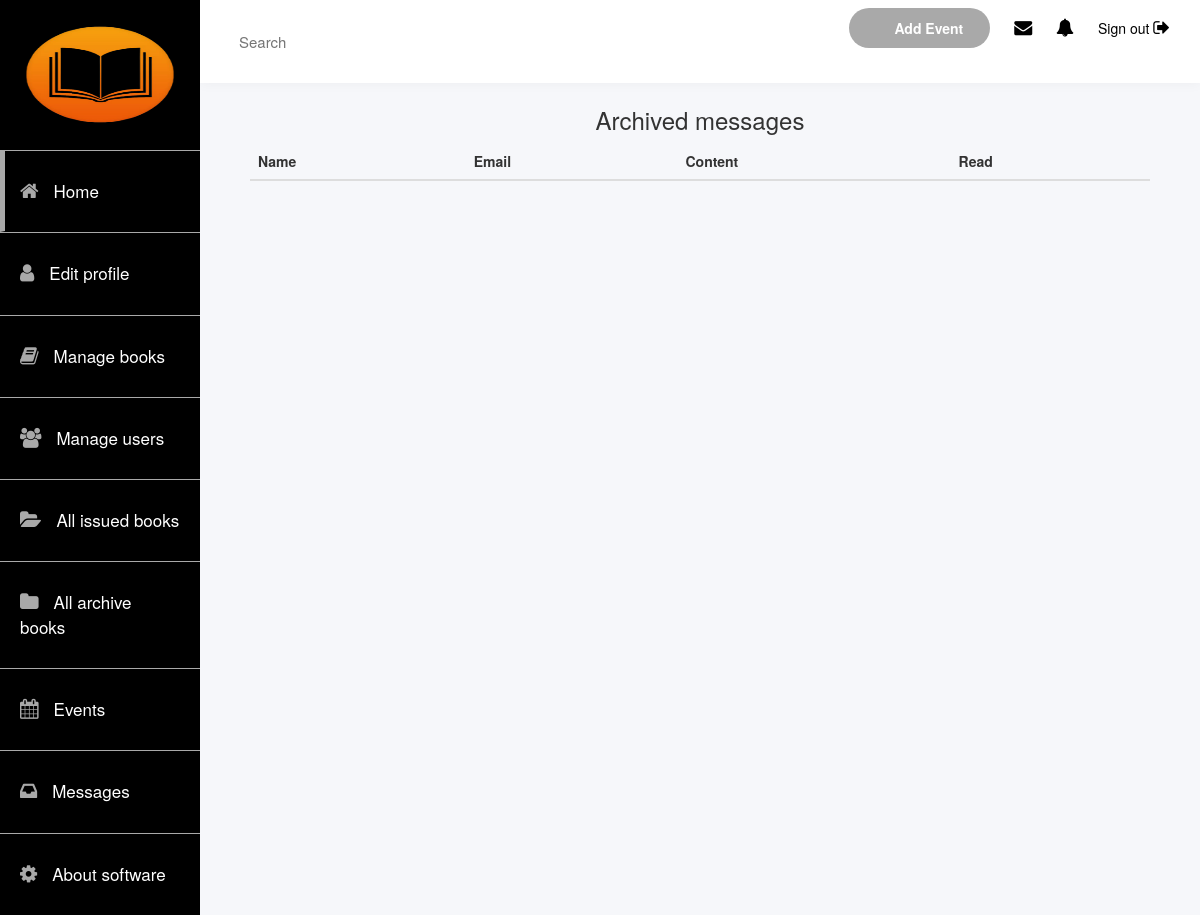
/library/messages/, run on an earlier commit of the app's database.
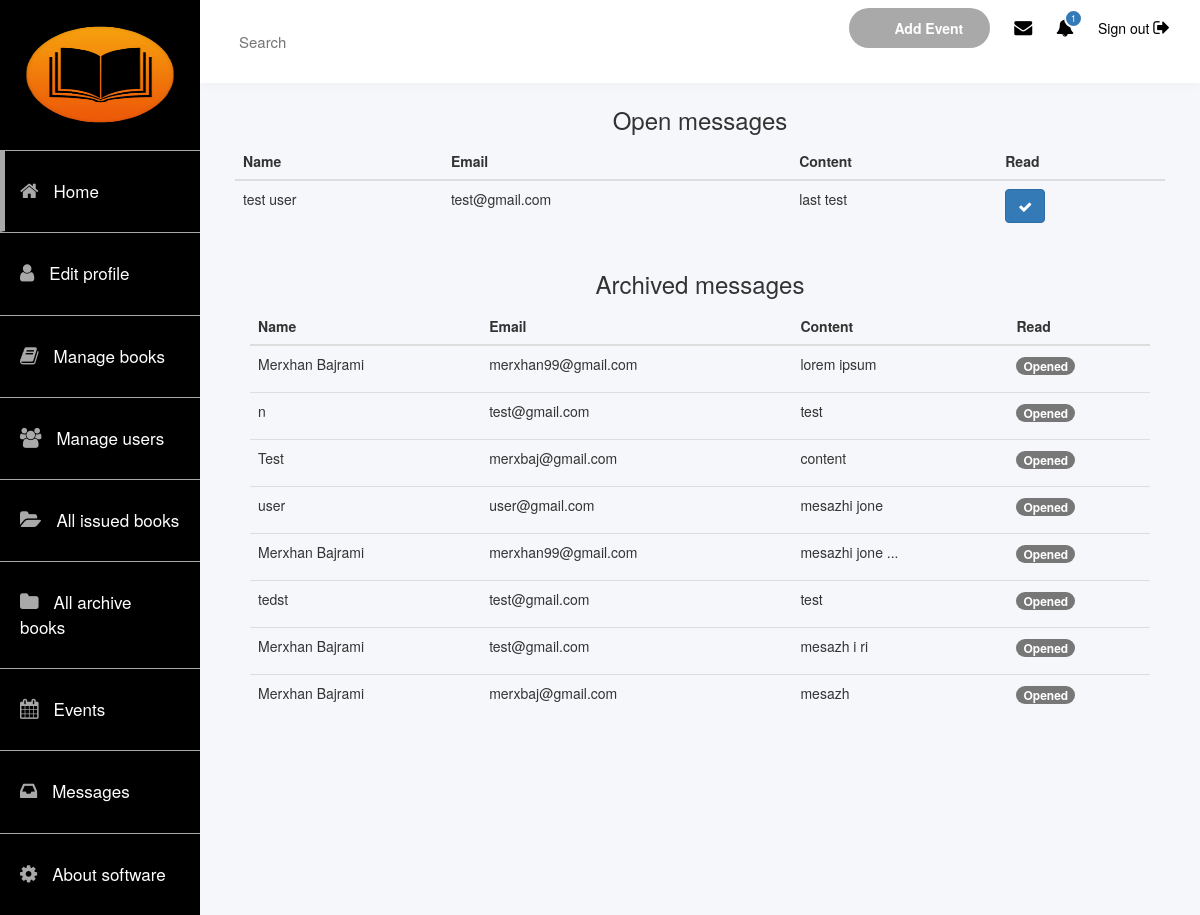
And on a later commit of the database.
### app/models.py (models this page shows, shortened)
class Message(models.Model):
    name = models.CharField(max_length=200)
    email = models.EmailField(max_length=200)
    content = models.CharField(max_length=2000)
    marked = models.BooleanField(default=False)

### app/views.py (the view)
# urls.py: path('messages/', views.message, name="messages"),
def message(request):
    unread = Message.objects.filter(marked=False).all()
    m = Message.objects.filter(marked=False).count()
    all = Message.objects.filter(marked=True).order_by("marked")
    user = User.objects.filter(username=request.session.get('username')).first()
    inbox = alert.objects.filter(user=user, is_read=False)
    context = {
        'unread': unread,
        'all': all,
        'length':m,
        'total_inbox':len(inbox),
    }
    return render(request, 'admin_messages.html', context=context)

### app/templates/admin_messages.html
{% extends 'admin.html' %}
{% block content %}
        <div class="user-dashboard">
                        <div class="row mb-5">
                            {% if unread %}
                            <h3 style="text-align: center;">Open messages</h3>
                            <div class="col-md-12 col-sm-12 col-xs-12 gutter">
                                <table class="table">
                                      <thead class="thead">
                                        <tr>
                                          <th scope="col">Name</th>
                                          <th scope="col">Email</th>
                                          <th scope="col">Content</th>
                                          <th scope="col">Read</th>
                                        </tr>
                                      </thead>
                                      <tbody>
                                      {% for m in unread %}
                                        <tr>
                                          <td>{{m.name}}</td>
                                          <td>{{m.email}}</td>
                                            <td><p >{{m.content}}</p></td>
                                            <td>
                                                {% if not m.marked %}
                                              <a href="{% url 'read_message' m.id %}" class="btn btn-primary">
                                                  <i class="fa fa-check"></i>
                                              </a>
                                              {% else %}
                                                <span class="badge bg-primary">Opened</span>
                                              {% endif %}
                                            </td>
                                        </tr>
                                      {% endfor %}
                                      </tbody>
                                    </table>
                            </div>
                            {% endif %}
                        </div>
                            <h3 style="text-align: center;" class="mt-4">Archived messages</h3>
                            <div class="col-md-12 col-sm-12 col-xs-12 gutter mt-4">
                                <table class="table">
                                      <thead class="thead">
                                        <tr>
                                          <th scope="col">Name</th>
                                          <th scope="col">Email</th>
                                          <th scope="col">Content</th>
                                           <th scope="col"> Read </th>
                                        </tr>
                                      </thead>
                                      <tbody>
                                      {% for m in all %}
                                        <tr>
                                          <td>{{m.name}}</td>
                                          <td>{{m.email}}</td>
                                          <td><p >{{m.content}}</p></td>
                                          <td>
                                              <span class="badge bg-primary">Opened</span>
                                          </td>
                                        </tr>
                                      {% endfor %}
                                      </tbody>
                                    </table>
                            </div>
        </div>
{% endblock %}

What changed in the data, as far as the page shows it:
added Message: name "test user", email "test@gmail.com", content "last test", marked False (drawn), shown under "Open messages"
added Message: name "Merxhan Bajrami", email "merxhan99@gmail.com", content "lorem ipsum", shown under "Archived messages"
added Message: name "n", email "test@gmail.com", content "test", shown under "Archived messages"
added Message: name "Test", email "merxbaj@gmail.com", content "content", shown under "Archived messages"
added Message: name "user", email "user@gmail.com", content "mesazhi jone", shown under "Archived messages"
added Message: name "Merxhan Bajrami", email "merxhan99@gmail.com", content "mesazhi jone ...", shown under "Archived messages"
added Message: name "tedst", email "test@gmail.com", content "test", shown under "Archived messages"
added Message: name "Merxhan Bajrami", email "test@gmail.com", content "mesazh i ri", shown under "Archived messages"
added Message: name "Merxhan Bajrami", email "merxbaj@gmail.com", content "mesazh", shown under "Archived messages"
Also different on the page:
{{ length }}: (not shown) → "1"
text now shown: "Open messages Name Email Content Read"
